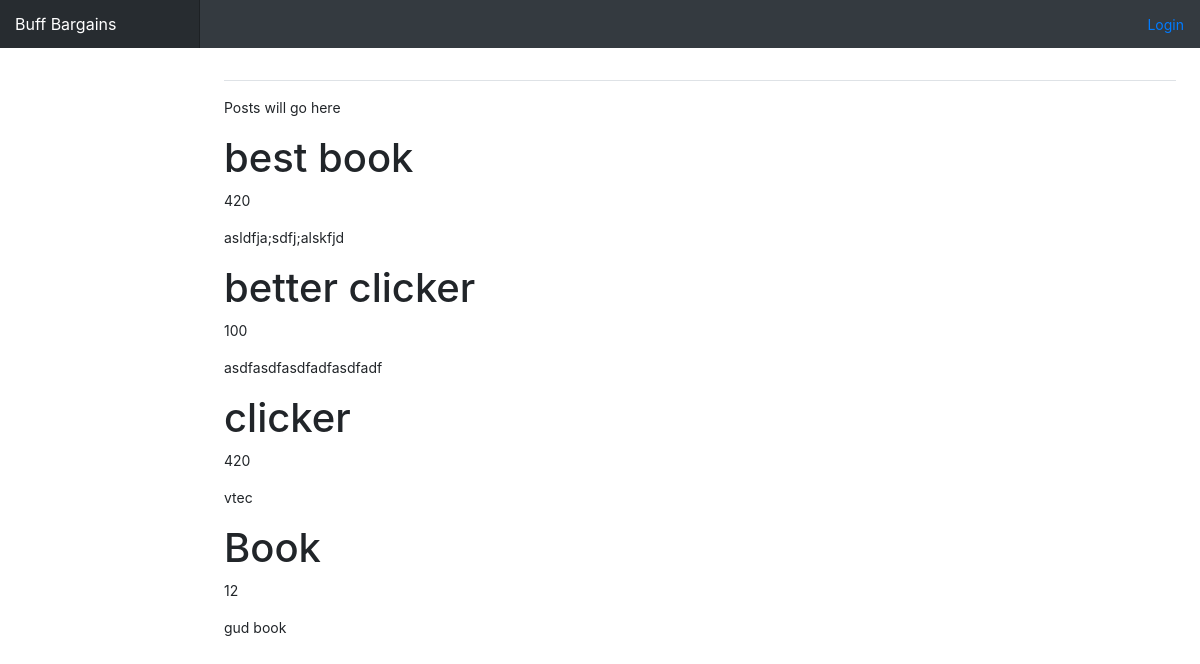
/home/, run on the app's committed database.
### sko/models.py (models this page shows, shortened)
class listing(models.Model):
	title =  models.CharField(max_length=100)
	author = models.ForeignKey(User, on_delete=models.CASCADE)
	price = models.CharField(max_length=100)
	desc = models.TextField()
	date = models.DateTimeField(auto_now=True)
	class Meta:
		ordering = ['-date']

### sko/views.py (the view)
# urls.py: 2. Add a URL to urlpatterns:  path('', views.home, name='home')
def home(request):
	queryset = listing.objects.all()
	context ={
		'object_list':queryset
	}
	return render(request, 'sko/home.html', context)

### sko/templates/sko/home.html
{% extends 'sko/base.html' %}
{% block main %}
<p> Posts will go here</p>
{% for obj in object_list%}
<h1>{{ obj.title}}</h1>
<p>{{ obj.price }}</p>
<p>{{ obj.desc }}</p>
{% endfor %}
{% endblock%}

### sko/static/sko/main.css (style rules this page uses)
body { font-size: .875rem; }

### data on the page
listing: title "best book", price "420", desc "asldfja;sdfj;alskfjd"
listing: title "better clicker", price "100", desc "asdfasdfasdfadfasdfadf"
listing: title "clicker", price "420", desc "vtec"
listing: title "Book", price "12", desc "gud book"
